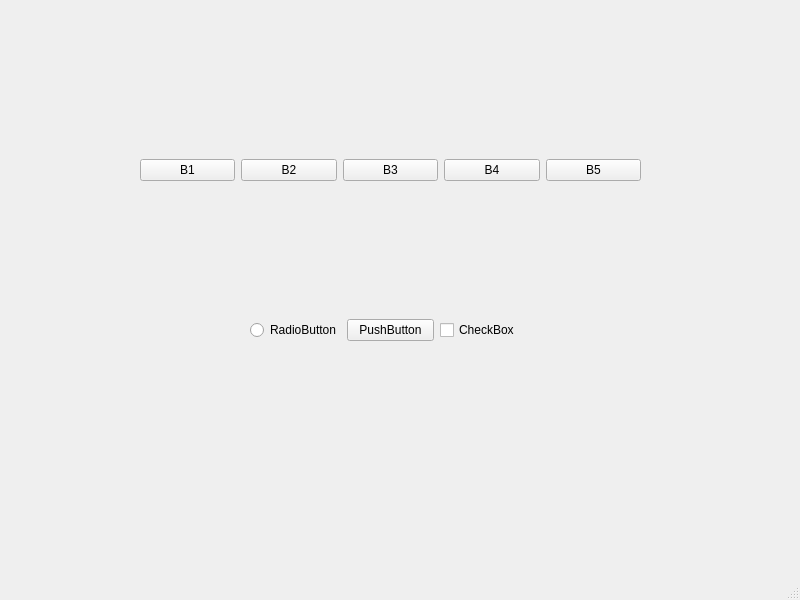
<?xml version="1.0" encoding="UTF-8"?>
<ui version="4.0">
 <class>MainWindow</class>
 <widget class="QMainWindow" name="MainWindow">
  <property name="geometry">
   <rect>
    <x>0</x>
    <y>0</y>
    <width>800</width>
    <height>600</height>
   </rect>
  </property>
  <property name="windowTitle">
   <string>MainWindow</string>
  </property>
  <widget class="QWidget" name="centralwidget">
   <widget class="QWidget" name="horizontalLayoutWidget">
    <property name="geometry">
     <rect>
      <x>250</x>
      <y>290</y>
      <width>277</width>
      <height>80</height>
     </rect>
    </property>
    <layout class="QHBoxLayout" name="horizontalLayout_2">
     <item>
      <widget class="QRadioButton" name="radioButton">
       <property name="text">
        <string>RadioButton</string>
       </property>
      </widget>
     </item>
     <item>
      <widget class="QPushButton" name="pushButton_6">
       <property name="text">
        <string>PushButton</string>
       </property>
      </widget>
     </item>
     <item>
      <widget class="QCheckBox" name="checkBox">
       <property name="text">
        <string>CheckBox</string>
       </property>
      </widget>
     </item>
    </layout>
   </widget>
   <widget class="QWidget" name="">
    <property name="geometry">
     <rect>
      <x>140</x>
      <y>130</y>
      <width>501</width>
      <height>81</height>
     </rect>
    </property>
    <layout class="QHBoxLayout" name="horizontalLayout">
     <item>
      <widget class="QPushButton" name="pushButton">
       <property name="text">
        <string>B1</string>
       </property>
      </widget>
     </item>
     <item>
      <widget class="QPushButton" name="pushButton_2">
       <property name="text">
        <string>B2</string>
       </property>
      </widget>
     </item>
     <item>
      <widget class="QPushButton" name="pushButton_3">
       <property name="text">
        <string>B3</string>
       </property>
      </widget>
     </item>
     <item>
      <widget class="QPushButton" name="pushButton_4">
       <property name="text">
        <string>B4</string>
       </property>
      </widget>
     </item>
     <item>
      <widget class="QPushButton" name="pushButton_5">
       <property name="text">
        <string>B5</string>
       </property>
      </widget>
     </item>
    </layout>
   </widget>
  </widget>
  <widget class="QMenuBar" name="menubar">
   <property name="geometry">
    <rect>
     <x>0</x>
     <y>0</y>
     <width>800</width>
     <height>26</height>
    </rect>
   </property>
  </widget>
  <widget class="QStatusBar" name="statusbar"/>
 </widget>
 <resources/>
 <connections/>
</ui>
